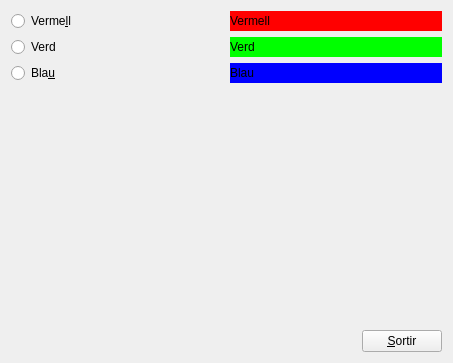
<?xml version="1.0" encoding="UTF-8"?>
<ui version="4.0">
 <class>Form</class>
 <widget class="QWidget" name="Form">
  <property name="geometry">
   <rect>
    <x>0</x>
    <y>0</y>
    <width>453</width>
    <height>363</height>
   </rect>
  </property>
  <property name="windowTitle">
   <string>Form</string>
  </property>
  <layout class="QVBoxLayout" name="verticalLayout_3">
   <item>
    <layout class="QVBoxLayout" name="verticalLayout">
     <item>
      <layout class="QHBoxLayout" name="horizontalLayout_2">
       <item>
        <widget class="QRadioButton" name="radioButton">
         <property name="text">
          <string>Verme&amp;ll</string>
         </property>
        </widget>
       </item>
       <item>
        <widget class="QLabel" name="label">
         <property name="styleSheet">
          <string notr="true">background-color: rgb(255, 0, 0);</string>
         </property>
         <property name="text">
          <string>Vermell</string>
         </property>
        </widget>
       </item>
      </layout>
     </item>
     <item>
      <layout class="QHBoxLayout" name="horizontalLayout_3">
       <item>
        <widget class="QRadioButton" name="radioButton_2">
         <property name="text">
          <string>Verd</string>
         </property>
        </widget>
       </item>
       <item>
        <widget class="QLabel" name="label_2">
         <property name="styleSheet">
          <string notr="true">background-color: rgb(0, 255, 0);</string>
         </property>
         <property name="text">
          <string>Verd</string>
         </property>
        </widget>
       </item>
      </layout>
     </item>
     <item>
      <layout class="QHBoxLayout" name="horizontalLayout_4">
       <item>
        <widget class="QRadioButton" name="radioButton_3">
         <property name="text">
          <string>Bla&amp;u</string>
         </property>
        </widget>
       </item>
       <item>
        <widget class="QLabel" name="label_3">
         <property name="styleSheet">
          <string notr="true">background-color: rgb(0, 0, 255);</string>
         </property>
         <property name="text">
          <string>Blau</string>
         </property>
        </widget>
       </item>
      </layout>
     </item>
    </layout>
   </item>
   <item>
    <layout class="QVBoxLayout" name="verticalLayout_2">
     <item>
      <spacer name="verticalSpacer">
       <property name="orientation">
        <enum>Qt::Vertical</enum>
       </property>
       <property name="sizeHint" stdset="0">
        <size>
         <width>20</width>
         <height>40</height>
        </size>
       </property>
      </spacer>
     </item>
     <item>
      <layout class="QHBoxLayout" name="horizontalLayout">
       <item>
        <spacer name="horizontalSpacer">
         <property name="orientation">
          <enum>Qt::Horizontal</enum>
         </property>
         <property name="sizeHint" stdset="0">
          <size>
           <width>40</width>
           <height>20</height>
          </size>
         </property>
        </spacer>
       </item>
       <item>
        <widget class="QPushButton" name="pushButton">
         <property name="text">
          <string>&amp;Sortir</string>
         </property>
        </widget>
       </item>
      </layout>
     </item>
    </layout>
   </item>
  </layout>
 </widget>
 <resources/>
 <connections>
  <connection>
   <sender>radioButton</sender>
   <signal>clicked()</signal>
   <receiver>label</receiver>
   <slot>show()</slot>
   <hints>
    <hint type="sourcelabel">
     <x>74</x>
     <y>17</y>
    </hint>
    <hint type="destinationlabel">
     <x>245</x>
     <y>21</y>
    </hint>
   </hints>
  </connection>
  <connection>
   <sender>radioButton</sender>
   <signal>clicked()</signal>
   <receiver>label_2</receiver>
   <slot>hide()</slot>
   <hints>
    <hint type="sourcelabel">
     <x>142</x>
     <y>19</y>
    </hint>
    <hint type="destinationlabel">
     <x>251</x>
     <y>57</y>
    </hint>
   </hints>
  </connection>
  <connection>
   <sender>radioButton</sender>
   <signal>clicked()</signal>
   <receiver>label_3</receiver>
   <slot>hide()</slot>
   <hints>
    <hint type="sourcelabel">
     <x>116</x>
     <y>16</y>
    </hint>
    <hint type="destinationlabel">
     <x>244</x>
     <y>85</y>
    </hint>
   </hints>
  </connection>
  <connection>
   <sender>radioButton_2</sender>
   <signal>clicked()</signal>
   <receiver>label</receiver>
   <slot>hide()</slot>
   <hints>
    <hint type="sourcelabel">
     <x>194</x>
     <y>44</y>
    </hint>
    <hint type="destinationlabel">
     <x>247</x>
     <y>21</y>
    </hint>
   </hints>
  </connection>
  <connection>
   <sender>radioButton_2</sender>
   <signal>clicked()</signal>
   <receiver>label_3</receiver>
   <slot>hide()</slot>
   <hints>
    <hint type="sourcelabel">
     <x>100</x>
     <y>48</y>
    </hint>
    <hint type="destinationlabel">
     <x>261</x>
     <y>87</y>
    </hint>
   </hints>
  </connection>
  <connection>
   <sender>radioButton_2</sender>
   <signal>clicked()</signal>
   <receiver>label_2</receiver>
   <slot>show()</slot>
   <hints>
    <hint type="sourcelabel">
     <x>173</x>
     <y>41</y>
    </hint>
    <hint type="destinationlabel">
     <x>273</x>
     <y>51</y>
    </hint>
   </hints>
  </connection>
  <connection>
   <sender>radioButton_3</sender>
   <signal>clicked()</signal>
   <receiver>label</receiver>
   <slot>hide()</slot>
   <hints>
    <hint type="sourcelabel">
     <x>56</x>
     <y>78</y>
    </hint>
    <hint type="destinationlabel">
     <x>267</x>
     <y>24</y>
    </hint>
   </hints>
  </connection>
  <connection>
   <sender>radioButton_3</sender>
   <signal>clicked()</signal>
   <receiver>label_2</receiver>
   <slot>hide()</slot>
   <hints>
    <hint type="sourcelabel">
     <x>158</x>
     <y>74</y>
    </hint>
    <hint type="destinationlabel">
     <x>256</x>
     <y>52</y>
    </hint>
   </hints>
  </connection>
  <connection>
   <sender>radioButton_3</sender>
   <signal>clicked()</signal>
   <receiver>label_3</receiver>
   <slot>show()</slot>
   <hints>
    <hint type="sourcelabel">
     <x>142</x>
     <y>74</y>
    </hint>
    <hint type="destinationlabel">
     <x>280</x>
     <y>84</y>
    </hint>
   </hints>
  </connection>
  <connection>
   <sender>pushButton</sender>
   <signal>clicked()</signal>
   <receiver>Form</receiver>
   <slot>close()</slot>
   <hints>
    <hint type="sourcelabel">
     <x>399</x>
     <y>339</y>
    </hint>
    <hint type="destinationlabel">
     <x>448</x>
     <y>260</y>
    </hint>
   </hints>
  </connection>
 </connections>
</ui>
